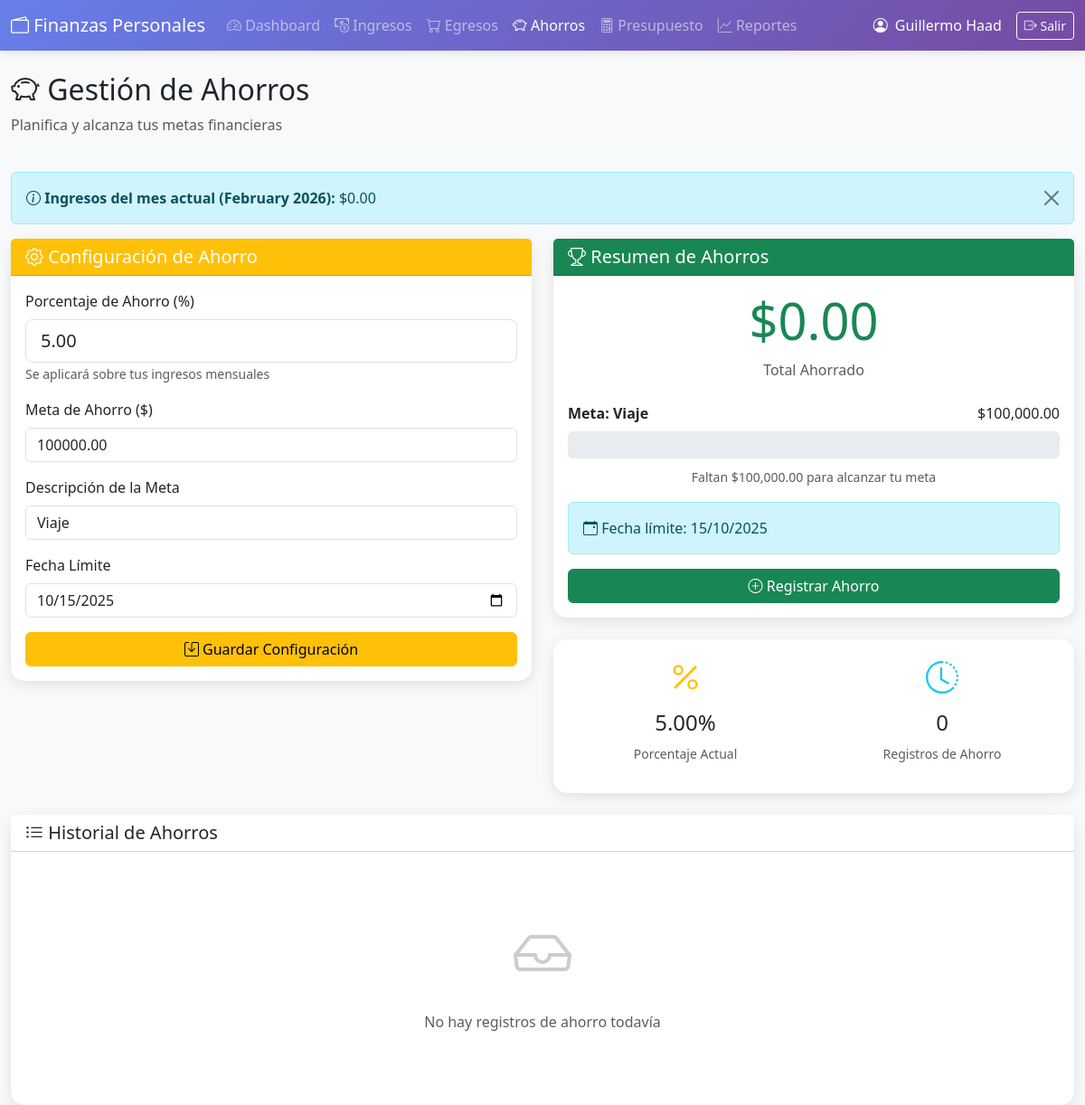
The page /ahorros.php (signed in) on the database its author committed.
### tables this page shows
CREATE TABLE `config_ahorro` (
  `id_config` int(11) NOT NULL AUTO_INCREMENT,
  `id_usuario` int(11) NOT NULL,
  `porcentaje_ahorro` decimal(5,2) NOT NULL DEFAULT 10.00,
  `meta_ahorro` decimal(12,2) DEFAULT NULL,
  `descripcion_meta` varchar(255) DEFAULT NULL,
  `fecha_inicio` date DEFAULT NULL,
  `fecha_meta` date DEFAULT NULL,
  `activo` tinyint(1) DEFAULT 1,
  PRIMARY KEY (`id_config`),
  KEY `idx_usuario` (`id_usuario`),
  CONSTRAINT `config_ahorro_ibfk_1` FOREIGN KEY (`id_usuario`) REFERENCES `usuarios` (`id_usuario`) ON DELETE CASCADE
);

### ahorros.php (the view, shortened to what this page needs)
<?php
$db = Database::getInstance()->getConnection();
$usuario_id = $_SESSION['usuario_id'];
$stmt = $db->prepare("SELECT * FROM config_ahorro WHERE id_usuario = ? AND activo = 1 ORDER BY id_config DESC LIMIT 1");
$stmt->execute([$usuario_id]);
$config = $stmt->fetch();
$stmt = $db->prepare("SELECT * FROM ahorros WHERE id_usuario = ? ORDER BY fecha DESC");
$stmt->execute([$usuario_id]);
$historial_ahorros = $stmt->fetchAll();
$total_ahorrado = 0;
$mes_actual = date('Y-m');
$stmt = $db->prepare("SELECT COALESCE(SUM(monto), 0) as total FROM ingresos WHERE id_usuario = ? AND DATE_FORMAT(fecha, '%Y-%m') = ?");
$stmt->execute([$usuario_id, $mes_actual]);
$ingresos_mes_actual = $stmt->fetch()['total'];
?>
<!DOCTYPE html>
<html lang="es">
<head>
    <link href="https://cdn.jsdelivr.net/npm/bootstrap@5.3.0/dist/css/bootstrap.min.css" rel="stylesheet">
    <link href="https://cdn.jsdelivr.net/npm/bootstrap-icons@1.10.0/font/bootstrap-icons.css" rel="stylesheet">
</head>
<body>
    <nav class="navbar navbar-expand-lg navbar-dark">
        <div class="container-fluid">
            <a class="navbar-brand" href="dashboard.php">
                <i class="bi bi-wallet2"></i> Finanzas Personales
            </a>
            <div class="collapse navbar-collapse" id="navbarNav">
                <ul class="navbar-nav me-auto">
                    <li class="nav-item">
                        <a class="nav-link" href="dashboard.php">
                            <i class="bi bi-speedometer2"></i> Dashboard
                        </a>
                    </li>
                    <li class="nav-item">
                        <a class="nav-link" href="ingresos.php">
                            <i class="bi bi-cash-coin"></i> Ingresos
                        </a>
                    </li>
                    <li class="nav-item">
                        <a class="nav-link" href="egresos.php">
                            <i class="bi bi-cart"></i> Egresos
                        </a>
                    </li>
                    <li class="nav-item">
                        <a class="nav-link active" href="ahorros.php">
                            <i class="bi bi-piggy-bank"></i> Ahorros
                        </a>
                    </li>
                    <li class="nav-item">
                        <a class="nav-link" href="presupuesto.php">
                            <i class="bi bi-calculator"></i> Presupuesto
                        </a>
                    </li>
                    <li class="nav-item">
                        <a class="nav-link" href="reportes.php">
                            <i class="bi bi-graph-up"></i> Reportes
                        </a>
                    </li>
                </ul>
                <div class="d-flex align-items-center text-white">
                    <i class="bi bi-person-circle me-2"></i>
                    <span class="me-3"><?php echo htmlspecialchars($_SESSION['usuario_nombre']); ?></span>
                    <a href="logout.php" class="btn btn-outline-light btn-sm">
                        <i class="bi bi-box-arrow-right"></i> Salir
                    </a>
                </div>
            </div>
        </div>
    </nav>
    <div class="container-fluid mt-4">
        <div class="row mb-4">
            <div class="col-12">
                <h2><i class="bi bi-piggy-bank"></i> Gestión de Ahorros</h2>
                <p class="text-muted">Planifica y alcanza tus metas financieras</p>
            </div>
        </div>
        <div class="alert alert-info alert-dismissible fade show" role="alert">
            <i class="bi bi-info-circle"></i>
            <strong>Ingresos del mes actual (<?php echo date('F Y'); ?>):</strong>
            $<?php echo number_format($ingresos_mes_actual, 2); ?>
            <button type="button" class="btn-close" data-bs-dismiss="alert"></button>
        </div>
        <div class="row g-4 mb-4">
            <div class="col-lg-6">
                <div class="card stat-card">
                    <div class="card-header bg-warning text-white">
                        <h5 class="mb-0"><i class="bi bi-gear"></i> Configuración de Ahorro</h5>
                    </div>
                    <div class="card-body">
                        <form method="POST">
                            <div class="mb-3">
                                <label for="porcentaje_ahorro" class="form-label">Porcentaje de Ahorro (%)</label>
                                <input type="number" class="form-control form-control-lg" name="porcentaje_ahorro"
                                       id="porcentaje_ahorro" step="0.01" min="0" max="100"
                                       value="<?php echo $config ? $config['porcentaje_ahorro'] : 10; ?>" required>
                                <small class="text-muted">Se aplicará sobre tus ingresos mensuales</small>
                            </div>
                            <div class="mb-3">
                                <label for="meta_ahorro" class="form-label">Meta de Ahorro ($)</label>
                                <input type="number" class="form-control" name="meta_ahorro" id="meta_ahorro"
                                       step="0.01" min="0" value="<?php echo $config ? $config['meta_ahorro'] : ''; ?>">
                            </div>
                            <div class="mb-3">
                                <label for="descripcion_meta" class="form-label">Descripción de la Meta</label>
                                <input type="text" class="form-control" name="descripcion_meta"
                                       id="descripcion_meta" value="<?php echo $config ? htmlspecialchars($config['descripcion_meta']) : ''; ?>"
                                       placeholder="Ej: Viaje a Europa, Auto nuevo, Fondo de emergencia">
                            </div>
                            <div class="mb-3">
                                <label for="fecha_meta" class="form-label">Fecha Límite</label>
                                <input type="date" class="form-control" name="fecha_meta" id="fecha_meta"
                                       value="<?php echo $config ? $config['fecha_meta'] : ''; ?>">
                            </div>
                            <button type="submit" class="btn btn-warning w-100">
                                <i class="bi bi-save"></i> Guardar Configuración
                            </button>
                        </form>
                    </div>
                </div>
            </div>
            <div class="col-lg-6">
                <div class="card stat-card mb-4">
                    <div class="card-header bg-success text-white">
                        <h5 class="mb-0"><i class="bi bi-trophy"></i> Resumen de Ahorros</h5>
                    </div>
                    <div class="card-body">
                        <div class="text-center mb-4">
                            <h1 class="display-4 text-success">$<?php echo number_format($total_ahorrado, 2); ?></h1>
                            <p class="text-muted">Total Ahorrado</p>
                        </div>
                        <?php if ($config && $config['meta_ahorro']): ?>
                            <div class="mb-3">
                                <div class="d-flex justify-content-between mb-2">
                                    <strong>Meta: <?php echo htmlspecialchars($config['descripcion_meta']); ?></strong>
                                    <span>$<?php echo number_format($config['meta_ahorro'], 2); ?></span>
                                </div>
                                <div class="progress progress-large">
                                </div>
                                <div class="text-center mt-2">
                                    <small class="text-muted">
                                        Faltan $<?php echo number_format($config['meta_ahorro'] - $total_ahorrado, 2); ?> para alcanzar tu meta
                                    </small>
                                </div>
                            </div>
                            <?php if ($config['fecha_meta']): ?>
                                <div class="alert alert-info">
                                    <i class="bi bi-calendar-event"></i>
                                    Fecha límite: <?php echo date('d/m/Y', strtotime($config['fecha_meta'])); ?>
                                </div>
                            <?php endif; ?>
                        <?php endif; ?>
                        <button class="btn btn-success w-100" data-bs-toggle="modal" data-bs-target="#modalRegistrarAhorro">
                            <i class="bi bi-plus-circle"></i> Registrar Ahorro
                        </button>
                    </div>
                </div>
                <div class="card stat-card">
                    <div class="card-body">
                        <div class="row text-center">
                            <div class="col-6 mb-3">
                                <i class="bi bi-percent text-warning" style="font-size: 36px;"></i>
                                <h4 class="mt-2"><?php echo $config ? $config['porcentaje_ahorro'] : 0; ?>%</h4>
                                <small class="text-muted">Porcentaje Actual</small>
                            </div>
                            <div class="col-6 mb-3">
                                <i class="bi bi-clock-history text-info" style="font-size: 36px;"></i>
                                <h4 class="mt-2"><?php echo count($historial_ahorros); ?></h4>
                                <small class="text-muted">Registros de Ahorro</small>
                            </div>
                        </div>
                    </div>
                </div>
            </div>
        </div>
        <div class="card stat-card">
            <div class="card-header bg-white">
                <h5 class="mb-0"><i class="bi bi-list-ul"></i> Historial de Ahorros</h5>
            </div>
            <div class="card-body">
                <?php if (empty($historial_ahorros)): ?>
                    <div class="text-center py-5">
                        <i class="bi bi-inbox" style="font-size: 64px; color: #ccc;"></i>
                        <p class="text-muted mt-3">No hay registros de ahorro todavía</p>
                    </div>
                <?php endif; ?>
            </div>
        </div>
    </div>
</body>
</html>

### ahorros.php (style rules this page uses)
body { background-color: #f8f9fa; }
.navbar { background: linear-gradient(135deg, #667eea 0%, #764ba2 100%); box-shadow: 0 2px 10px rgba(0,0,0,0.1); }
.stat-card { border-radius: 15px; border: none; box-shadow: 0 4px 15px rgba(0,0,0,0.1); }
.progress-large { height: 30px; font-size: 16px; }

### rows shown on the page
config_ahorro: porcentaje_ahorro "5.00", meta_ahorro "100000.00", descripcion_meta "Viaje", fecha_meta "10/15/2025", meta_ahorro "100,000.00", $config['meta_ahorro']-$total_ahorrado "100,000.00", fecha_meta "15/10/2025"

### other values the page prints
$_SESSION['usuario_nombre'] "Guillermo Haad"
$ingresos_mes_actual "0.00"
$total_ahorrado "0.00"
count($historial_ahorros) "0"
